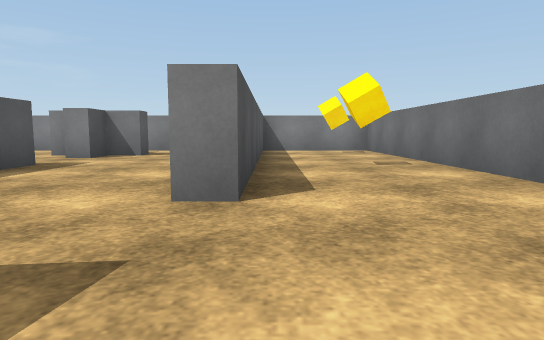
[1] (above)

17 first-person views from a walk through a Unity game level. The camera is 0.51 m above the floor, tilts 6° down and sees 75° across. The floor is counted in squares, 1 m on a side. Each view is taken from the middle of a square. On the plan, view 1 faces up. The plan holds only what a view shows up to about 9 squares ahead; the rest is blank. The player character is not drawn. Surface patterns are stand-ins for the level's own textures.

[2]
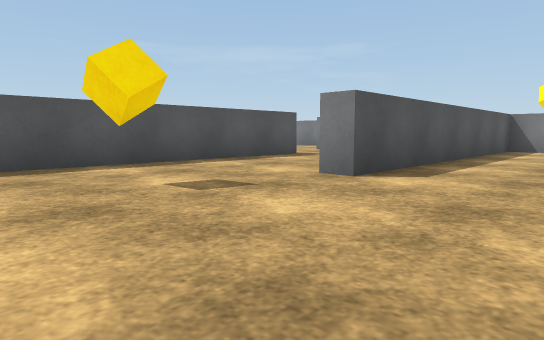

[3]
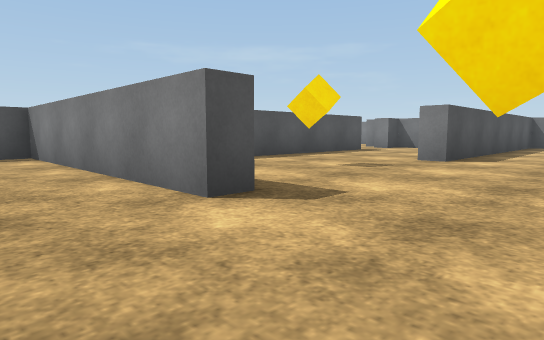

[4]
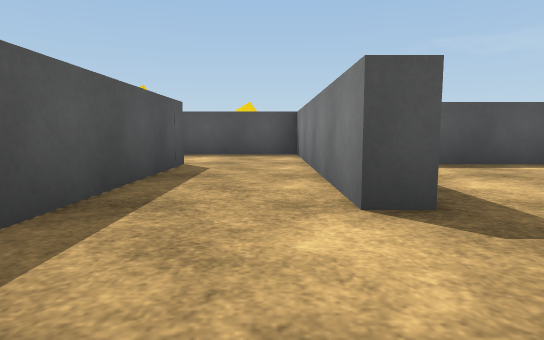

[5]
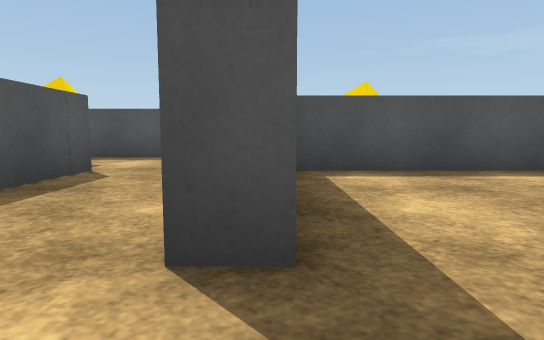

[6]
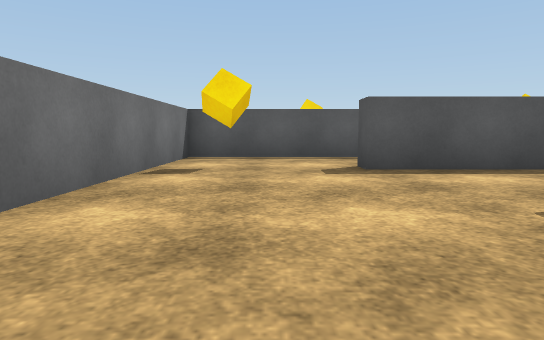

[7]
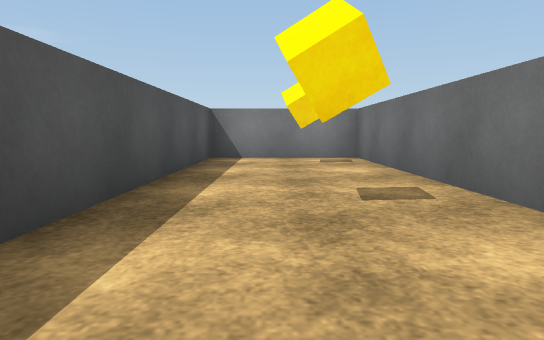

[8]
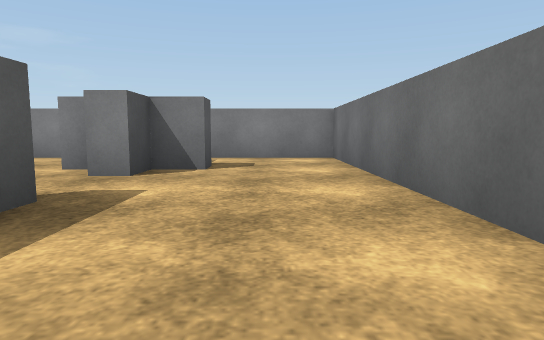

[9]
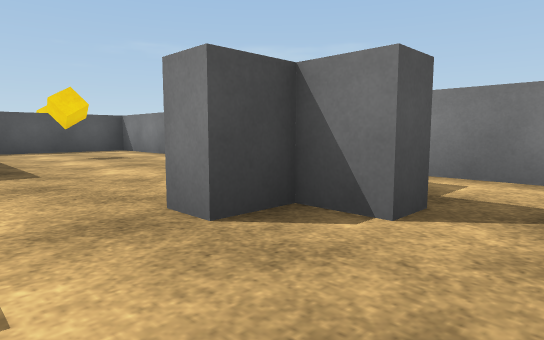

[10]
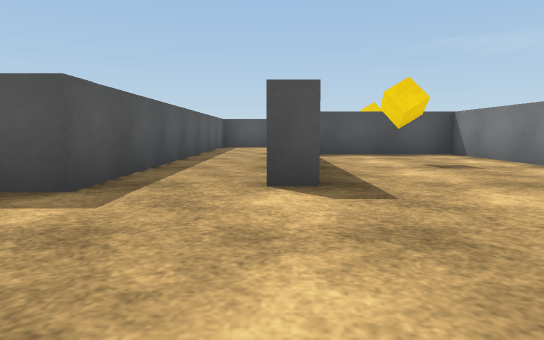

[11]
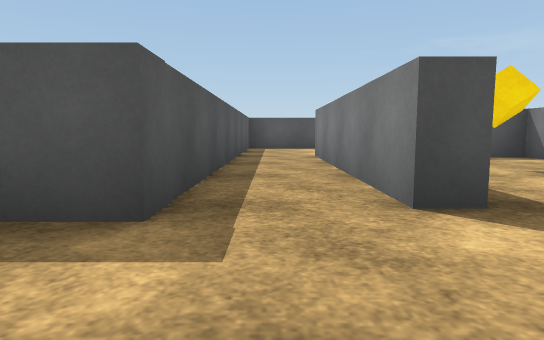

[12]
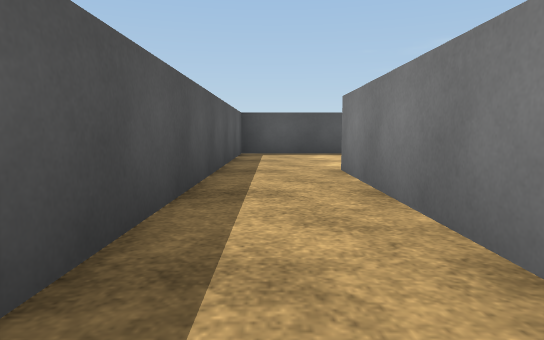

[13]
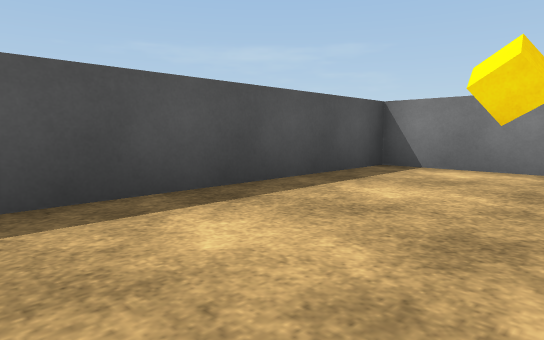

[14]
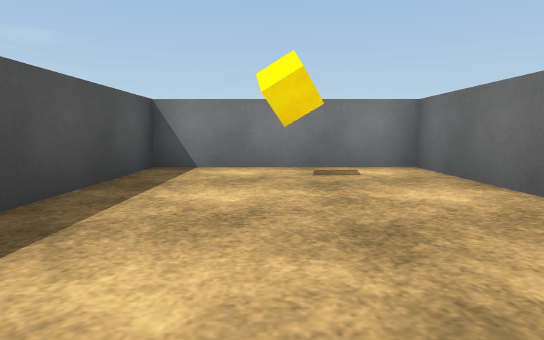

[15]
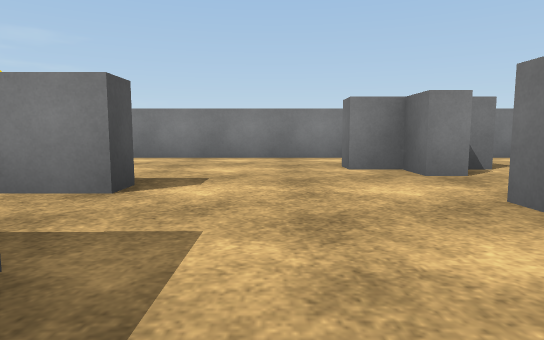

[16]
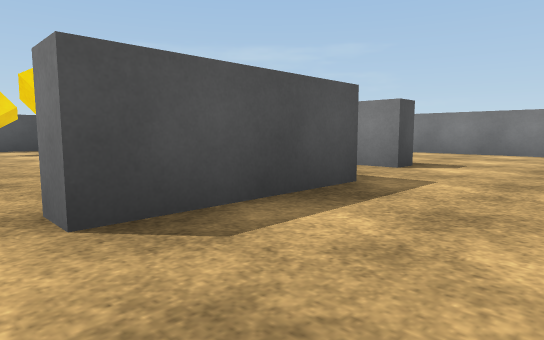

[17]
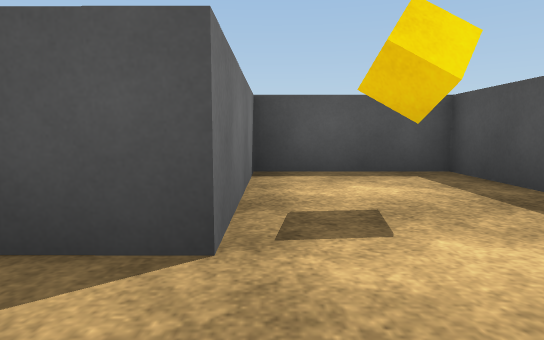

### Floor plan
Points are (right, up) in squares from view 1. A wall is a line through its corners. A room is listed if a view was taken in it or the views show most of it. See-through windows are left out.
Room 1 (views 1, 2, 3, 4, 5, 6, 7, 8, 9, 17)
walls: (-2.9, -1.9) (-0.3, -1.9) (-0.3, -2.4) (-6.4, -2.4) (-6.4, -7.7) (-3.8, -7.7) (-3.8, -4.4) (2.8, -4.4) (2.8, 0.9); (-0.7, 4.5) (-0.7, 10.3) (-3.9, 10.3); (2.8, 3.5) (2.8, 10.3) (-0.3, 10.3) (-0.3, 2.6) (-0.8, 2.6); (-3.7, 5.6) (-3.7, -1.8); (-2.9, 8.5) (-2.9, 7.9) (-3.7, 7.9) (-3.7, 7.2)
ways out: opening at (-4, 6.5) to room 2
objects: cube (-5, -6); cube (-2, 1); cube (1, 5); cube (2, -2); cube (2, 9)
Room 2 (views 10, 11, 15, 16)
walls: (-7.3, 6.5) (-7.3, 6); (-7, 4.3) (-7, 1.5); (-3.7, 7.2) (-4.2, 7.2) (-4.2, 7.9) (-4.9, 7.9) (-4.9, 8.5); (-3.9, 10.3) (-12.3, 10.3) (-12.3, 7.1)
ways out: opening at (-4, 6.5) to room 1; opening at (-8, 5) to room 3; opening at (-5.5, 1)
objects: cube (-10, 8)
Room 3 (views 12, 13, 14)
walls: (-12.8, 7.8) (-12.8, 10.3) (-16.7, 10.3) (-16.7, 4.3) (-7, 4.3); (-7.3, 6) (-12.9, 6)
ways out: opening at (-8, 5) to room 2
objects: cube (-15, 9)

Positions as (right, up) in squares from view 1, and headings:
1: (0, 0), facing up
2: (2, -1), facing up-left
3: (2, -4), facing up-left
4: (2, -3), facing left
5: (1, -2), facing left
6: (1, 3), facing down
7: (1, 3), facing up
8: (-2, 3), facing up
9: (-2, 6), facing up-left
10: (-4, 6), facing left
11: (-5, 5), facing left
12: (-8, 5), facing left
13: (-14, 5), facing up-left
14: (-15, 5), facing up
15: (-6, 3), facing up
16: (-5, 1), facing up-left
17: (-4, -3), facing down
